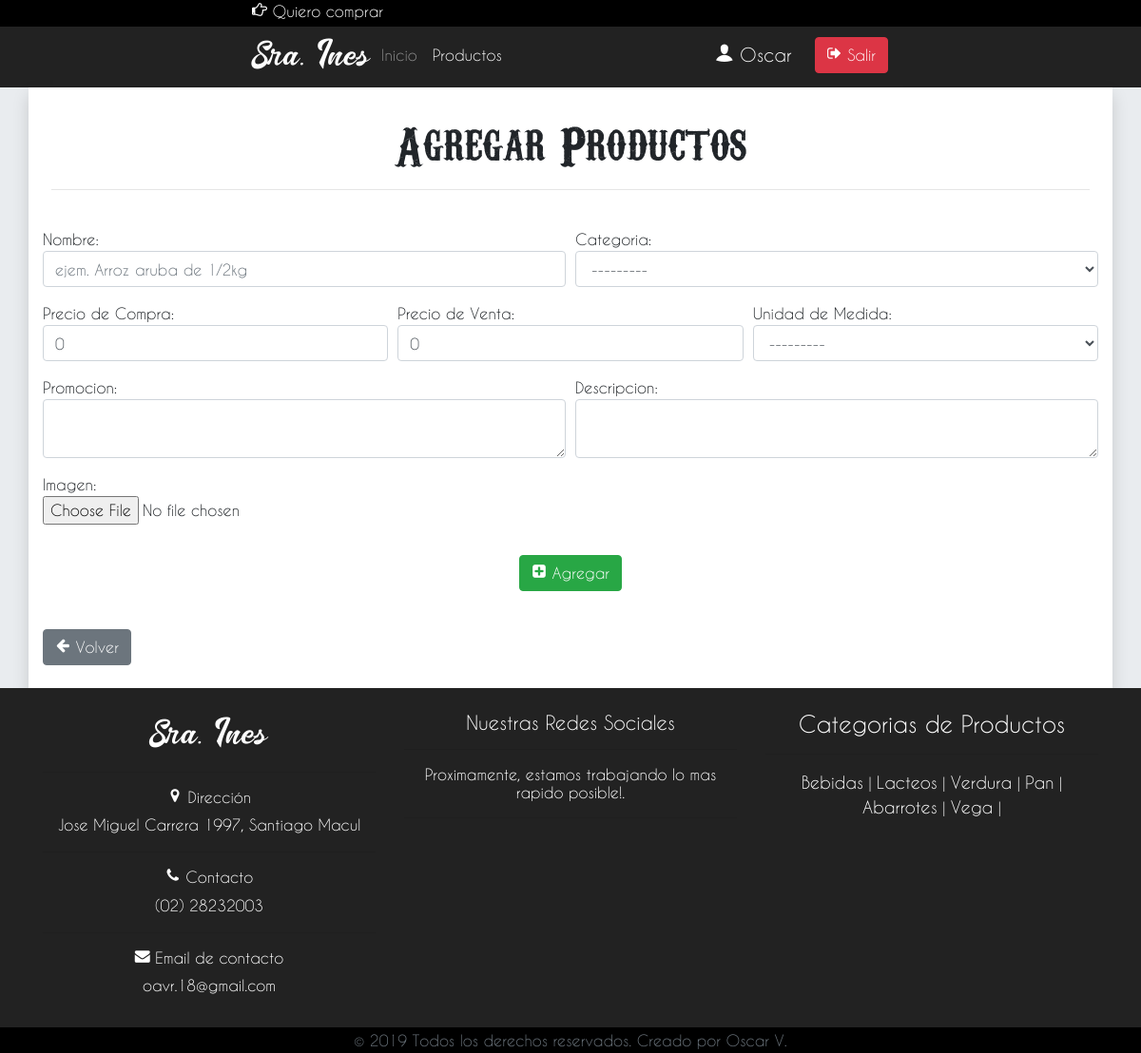
The app's page /productos/agregar/ (signed in) with its own data.
### cms/models.py (models this page shows, shortened)
class Footer(models.Model):
    direccion = models.CharField(verbose_name="Direccion", max_length=200, default="Jose Miguel Carrera 1997, Macul")
    contacto = models.CharField(verbose_name="Contacto", max_length=100, default="(02) 28232003")
    email = models.CharField(verbose_name="Email", max_length=100, default="oavr.18@gmail.com")
    activado = models.BooleanField(verbose_name="Conjunto Activado", default=False)
    class Meta:
        verbose_name = "Footer"
        verbose_name_plural = "Footer"

### productos/models.py (models this page shows)
class Categorias(models.Model):
    nombre = models.CharField(verbose_name="Nombre categoria", max_length=100)
    class Meta:
        verbose_name = "Categoria"
        verbose_name_plural = "Categorias"
    def __str__(self):
        return self.nombre

### productos/views.py (the view)
# urls.py: path('agregar/', crear, name = "agregar"),
@login_required(redirect_field_name='login')
def crear(request):
    tipo = Tipo.objects.get(usuario=request.user.id)
    if tipo.tipo == 'Interno' or tipo.tipo == 'Administrador':
        if request.method == 'POST':
            form = AgregarProductos(request.POST, request.FILES)
            if form.is_valid():
                form.save()
                return redirect(reverse('productos:list')+"?msg=crear_ok")
            else:
                return redirect(reverse('productos:agregar') +"?msg=crear_error")
        else:
            form = AgregarProductos()
        return render(request, 'productos/agregar.html', {'form':form})
    else:
        return redirect('registration:sin_permiso')

### productos/models.py (called while the page is built)
    def __str__(self):
        return self.medida

### productos/processors.py (called while the page is built)
def Traer_Categorias(request):
    return {'Categorias':Categorias.objects.all()}

### productos/templates/productos/agregar.html (shortened to what this page needs)
{%extends 'core/base.html'%}
{%block content%}
<div class="container shadow container-whithe">
    <div class="row">
        <div class="col-12 text-center p-4">
            <h1>Agregar Productos</h1>
            <hr>
        </div>
    </div>
    <form method="post" enctype="multipart/form-data" class="form-row justify-content-center" onsubmit="return validar()">
            <div class="col-12 col-sm-6 form-group">
               {{form.nombre.label}}
               {{form.nombre}}
            </div>
             <div class="col-12 col-sm-6 form-group">
              {{form.categoria.label}}
               {{form.categoria}}
            </div>
            <div class="col-6 col-sm-4 form-group">
                {{form.precio_compra.label}}
               {{form.precio_compra}}
            </div>
            <div class="col-6 col-sm-4 form-group">
                {{form.precio_venta.label}}
               {{form.precio_venta}}
            </div>
            <div class="col-12 col-sm-4 form-group">
                {{form.unidad_medida.label}}
               {{form.unidad_medida}}
            </div>
            <div class="col-12 col-sm-6 form-group">
                {{form.promocion.label}}
               {{form.promocion}}
            </div>
            <div class="col-12 col-sm-6 form-group">
                {{form.descripcion.label}}
               {{form.descripcion}}
            </div>
            <div class="col-12 col-sm-12 form-group">
                {{form.imagen.label}}
               {{form.imagen}}
            </div>
            <div class="col-12 form-group text-center mt-3">
                <button type="submit" class="btn btn-success"><span data-icon="v"></span> Agregar</button>
            </div>
</form>
<div class="row justify-content-center">
    <div class="col-12 m-4">
        <a href="{%url 'productos:list'%}" class="btn btn-secondary "><span data-icon="x"></span> Volver</a>
    </div>
</div>
</div>
{%endblock%}

### core/templates/core/header.html (shortened to what this page needs)
		<header class="container-fluid p-0">
			<div class="row m-0 BACKGROUND-TOP justify-content-center pb-1">
				<div class="col-xl-7 col-lg-10 text-left d-none d-lg-block">
					<ul class="lista">
						<li><a href="{% url 'core:quiero_comprar'%}"><h6 class="top-a"><span class="icon-hand-o-right"> </span>Quiero comprar </h6></a></li>
					</ul>
				</div>
			</div>
			<div class="row m-0 justify-content-center barra_navbar">
				<div class="col-12 col-sm-8 col-md-8 col-lg-10 col-xl-7 p-0 m-0">
					<nav class="navbar navbar-expand-lg navbar-dark col-12 barra_navbar pb-1 pt-0">
							<a class="navbar-brand TITULO p-0 mr-1" href="{%url 'core:index'%}">Sra. Ines</a>
					  <div class="collapse navbar-collapse colapsable " id="navbarSupportedContent">
					    <ul class="navbar-nav mr-auto">
						    <li class="nav-item">
						        <a class="nav-link {%if request.path == '/'%}active{%endif%}" href="{%url 'core:index'%}">Inicio<span class="sr-only">(current)</span></a>
						    </li>
						    <li class="nav-item">
						        <a class="nav-link {%if request.path|slice:"1:10" == 'productos'%}active{%endif%}" href="{%url 'productos:list'%}">Productos<span class="sr-only">(current)</span></a>
						    </li>
					    </ul>
                          {%if not request.user.is_authenticated%}
					    <a href="{%url 'login'%}" class="LOGIN d-none d-lg-block"><span class="icon-user-1"> </span>INGRESAR</a>
                          {%else%}
                          <a class="LOGUEADO d-none d-lg-block pr-4" style="color: white;"><span class="icon-user-1"> </span>{{request.user.first_name}}</a>
                          <a href="{%url 'logout'%}" class="btn btn-danger"><span class="icon-sign-out"></span> Salir</a>
                          {%endif%}
					  </div>
					</nav>
				</div>
			</div>
		</header>

### core/templates/core/footer.html (shortened to what this page needs)
		<footer class="container-fluid pr-0 pl-0">
			<div class="container">
				<div class="row">
					<div class="col-12 col-sm-4 mt-4 mb-3 text-center ">
						<h4 class="TITULO">Sra. Ines</h4>
						<hr>
						{%if footer is not None%}
						<h6 data-icon="h"> Dirección</h6>
						<p> {{footer.direccion}}</p>
						<hr>
						<h6 data-icon="a"> Contacto</h6>
						<p> {{footer.contacto}}</p>
						<hr>
						<h6 data-icon="c"> Email de contacto</h6>
						<p> {{footer.email}}</p>
						{%endif%}
					</div>
					<div class="col-12 col-sm-4 mt-4 mb-4 text-center">
						<h5>Nuestras Redes Sociales</h5>
						<hr>
						<h6>Proximamente, estamos trabajando lo mas rapido posible!.</h6>
						<hr>
					</div>
					<div class="col-12 col-sm-4 mt-4 mb-4 text-center">
						<h4>Categorias de Productos</h4>
						<hr>
						{%if Categorias %}
						{%for cat in Categorias%}
						<a href="{%url 'productos:list_categoria' cat.id%}" class="CATEGORIAS_FOOTER">{{cat.nombre}}</a> |
						{%endfor%}
						{%else%}
						<h5>No se encuentran Categorias disponibles</h5>
						{%endif%}
					</div>
				</div>
			</div>
			<div class="container-fluid" style="background: black;">
				<div class="row">
					<div class="col-12 text-center">
						<h6 class="text-muted m-1">&copy; 2019 Todos los derechos reservados. Creado por Oscar V.</h6>
					</div>
				</div>
			</div>
		</footer>

### core/static/core/css/estilos_base.css (style rules this page uses)
body { font-family: "Caviardreams"; background-color: rgb(233, 236, 239); }
.container-whithe { background-color: #fff; }
a { color:#000; transition: all 1s; }
h1 { font-family: "Carnevale"; font-size: 3.5rem; }

### core/static/core/css/estilos_detalles.css (style rules this page uses)
.BACKGROUND-TOP { background-color: #000000; }
.top-a { transition: all 0.5s; }
.TITULO { font-family: "William"; font-size:2.5rem; }
.barra_navbar { background-color:#222; }
.LOGUEADO { font-size: 1.2rem; }
footer { background-color: #222; color:white; }
.lista { list-style: none; padding-left: 0px; margin-bottom: 0px; }
.lista li { display: inline-block; }
.lista li a { display: block; text-decoration: none; color:white; margin-right: 10px; }
.lista li a h6 { margin-bottom:0px; color: #fff; }
.CATEGORIAS_FOOTER { font-size:1.1rem; color: #fff; }

### records on screen
Footer: direccion "Jose Miguel Carrera 1997, Santiago Macul", contacto "(02) 28232003", email "oavr.18@gmail.com"
Categorias: nombre "Bebidas"
Categorias: nombre "Lacteos"
Categorias: nombre "Verdura"
Categorias: nombre "Pan"
Categorias: nombre "Abarrotes"
Categorias: nombre "Vega"

### other values on screen
{{ request.user.first_name }} "Oscar"
